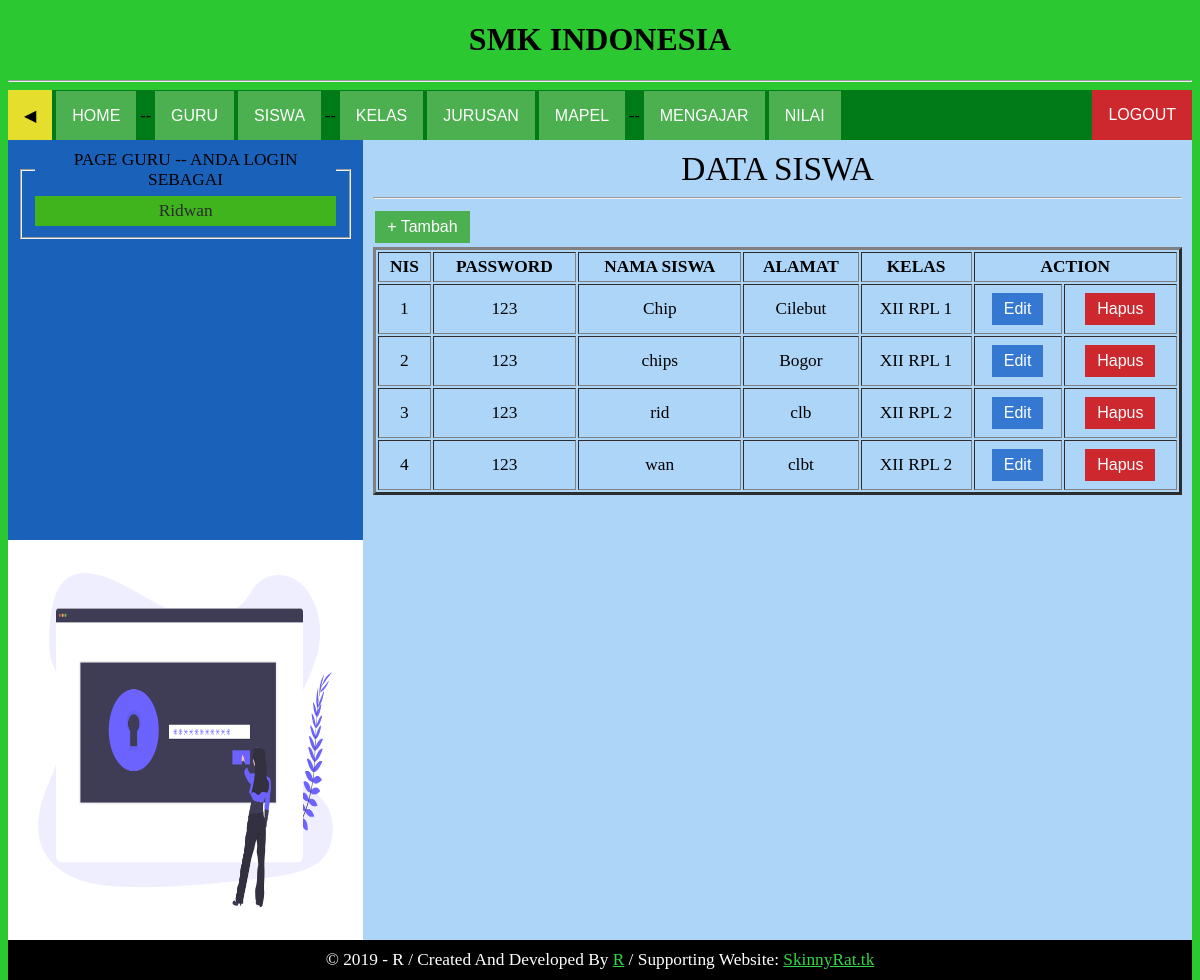
Page /page/guru/siswa.php (signed in) on the committed database.
### tables this page shows
CREATE TABLE `siswa` (
  `nis` int(10) NOT NULL,
  `password` varchar(20) NOT NULL,
  `nama_siswa` varchar(30) NOT NULL,
  `alamat` varchar(50) NOT NULL,
  `id_kelas` int(10) NOT NULL
);

CREATE TABLE `kelas` (
  `id_kelas` int(10) NOT NULL,
  `nama_kelas` varchar(10) NOT NULL,
  `id_jurusan` int(10) NOT NULL
);

CREATE TABLE `jurusan` (
  `id_jurusan` int(10) NOT NULL,
  `nama_jurusan` varchar(10) NOT NULL
);

### page/guru/siswa.php (the view, shortened to what this page needs)
<?php session_start();
if($_SESSION && $_SESSION['login'] == 'guru'){ ?>
<?php require_once('assets/header.php'); ?>
<?php
$query = mysql_query("SELECT * from siswa LEFT JOIN kelas ON siswa.id_kelas = kelas.id_kelas LEFT JOIN jurusan ON kelas.id_jurusan = jurusan.id_jurusan");
?>
<div class="menu-kanan">
	<div class="font">
		<div style="font-size: 25pt;">
			<center>DATA SISWA</center>
		</div><hr>
		<a href="siswa_form.php"><button class="button button1">+ Tambah</button></a>
		<table style="text-align: center;" border="3" cellpadding="4" width="100%" height="auto">
			<tr>
				<th>NIS</th>
				<th>PASSWORD</th>
				<th>NAMA SISWA</th>
				<th>ALAMAT</th>
				<th>KELAS</th>
				<th colspan="2">ACTION</th>
			</tr>
			<?php
while ($data = mysql_fetch_assoc($query)) {
?>
			<tr>
				<td>
					<?php echo $data['nis'];  ?>
				</td>
				<td>
					<?php echo $data['password'];  ?>
				</td>
				<td>
					<?php echo $data['nama_siswa'];  ?>
				</td>
				<td>
					<?php echo $data['alamat']; ?>
				</td>
				<td>
					<?php echo $data['nama_kelas']; ?> <?php echo $data['nama_jurusan']; ?>
				</td>
				<td>
					<form action="siswa_form.php" method="post">
						<input type="submit" name="edit" class="button button-info" value="Edit">
					</form>
				</td>
				<td>
					<form action="action/siswa_act.php" method="post">
						<input type="submit" name="hapus" class="button button-danger" value="Hapus">
					</form>
				</td>
			</tr>
			<?php
}
?>
		</table>
	</div>
</div>
<?php require_once('assets/footer.php'); ?>
<?php }else{ ?>
<script language="javascript">
	document.location = '../../index.php'
</script>
<?php } ?>

### page/guru/assets/css/main.css (style rules this page uses)
html, body { height: 100%; }
.menu-kanan { width: 70%; height: 100%; background-color: #ADD5F8; float: right; }
.font { margin: 10px; font: 13pt 'trebuchet ms'; }
.button { background-color: #4CAF50; border: none; color: white; padding: 5px 10px; text-align: center; text-decoration: none; display: inline-block; font-size: 16px; margin: 4px 2px; -webkit-transition-duration: 0.8s; transition-duration: 0.8s; cursor: pointer; }
.button1 { background-color: #4CAF50; color: white; border: 2px solid #4CAF50; }
.button-danger { background-color: #cc282d; color: white; border: 2px solid #cc282d; }
.button-info { background-color: #3578d2; color: white; border: 2px solid #3578d2; }

### rows in the picture
siswa: nis "1", password "123", nama_siswa "Chip", alamat "Cilebut", id_kelas.nama_kelas "XII", jurusan.nama_jurusan "RPL 1"
siswa: nis "2", password "123", nama_siswa "chips", alamat "Bogor", id_kelas.nama_kelas "XII", jurusan.nama_jurusan "RPL 1"
siswa: nis "3", password "123", nama_siswa "rid", alamat "clb", id_kelas.nama_kelas "XII", jurusan.nama_jurusan "RPL 2"
siswa: nis "4", password "123", nama_siswa "wan", alamat "clbt", id_kelas.nama_kelas "XII", jurusan.nama_jurusan "RPL 2"

### other values in the picture
$_SESSION['nama_guru'] "Ridwan"
